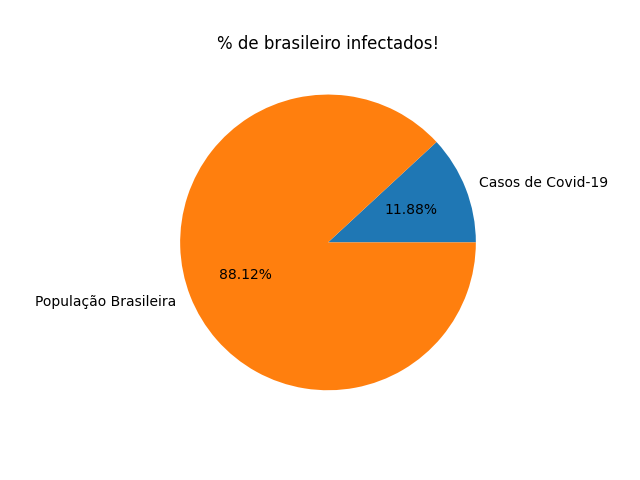

The Python source for this figure:
import pandas as pd
import matplotlib.pyplot as plt

planilha = pd.read_excel("dados_brasil.xlsx")

plt.title("% de brasileiro infectados!")

plt.pie(planilha["TOTAL"], labels=planilha["PROPORÇÕES"], autopct="%1.2f%%")

plt.show()
